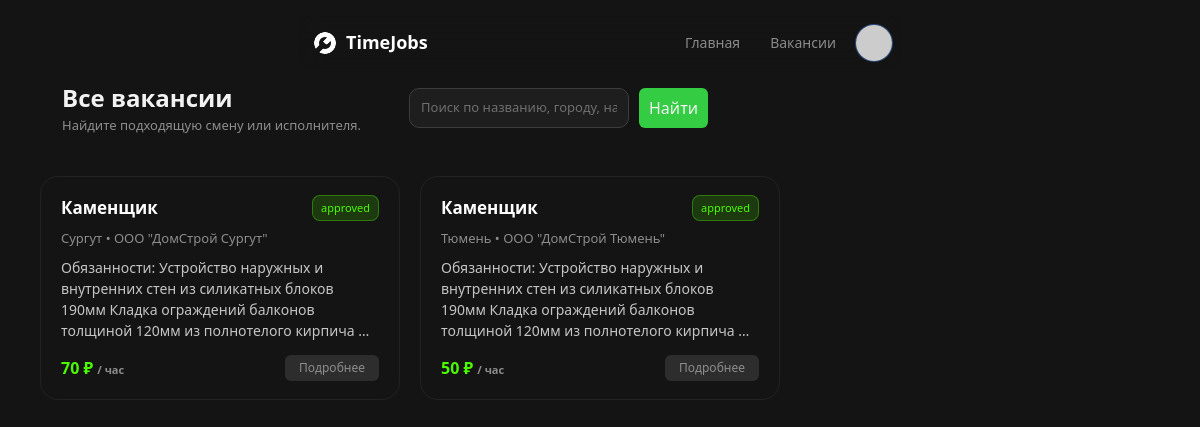
/vacancies, run on the app's committed database.
### app.py (models this page shows)
class Job(db.Model):
    id = db.Column(db.Integer, primary_key=True)
    employer_id = db.Column(db.Integer, db.ForeignKey('user.id'), nullable=False)
    title = db.Column(db.String(200), nullable=False)
    description = db.Column(db.Text)
    city = db.Column(db.String(120))
    specialization = db.Column(db.String(120))
    wage = db.Column(db.Float, default=0)
    pay_type = db.Column(db.String(20), default='shift')  # shift, hourly
    duration_days = db.Column(db.Integer, default=1)
    status = db.Column(db.String(20), default='pending')  # pending, approved, rejected
    created_at = db.Column(db.DateTime, default=datetime.datetime.utcnow)
    employer = db.relationship('User', backref='jobs')

### app.py (the view, shortened to what this page needs)
@app.route('/vacancies')
def vacancies():
    search = request.args.get('search', '').strip()
    query = Job.query.filter_by(status='approved')
    jobs = query.order_by(Job.created_at.desc()).all()
    return render_template('vacancies/list.html', jobs=jobs)

### app.py (called while the page is built)
@app.context_processor
def inject_globals():
    import urllib.parse
    def default_avatar(name):
        n = urllib.parse.quote_plus(name or "U")
        return f"https://ui-avatars.com/api/?background=4CFA00&color=fff&name={n}"
    return dict(current_user=current_user, default_avatar=default_avatar)

### templates/vacancies/list.html (shortened to what this page needs)
{% extends "base.html" %}
{% block content %}
<div class="profile-page">
    <div class="profile-inner">
        <div class="profile-hero">
            <div class="profile-hero-left">
                <div>
                    <h1 class="text-18-600" style="font-size: 24px;">Все вакансии</h1>
                    <p class="profile-text" style="font-size: 13px; color: hsl(var(--twc-grey-400));">
                        Найдите подходящую смену или исполнителя.
                    </p>
                </div>
            </div>
            <div class="profile-hero-right" style="gap: 10px;">
                <form method="get" action="{{ url_for('vacancies') }}" style="display: flex; gap: 10px; width: 100%; max-width: 360px;">
                    <input type="text" name="search"
                        value="{{ request.args.get('search', '') if request else '' }}"
                        placeholder="Поиск по названию, городу, навыкам..."
                        class="profile-input"
                        style="flex: 1;">
                    <button type="submit" class="ra-button preset primary">
                        Найти
                    </button>
                </form>
            </div>
        </div>
        {% if jobs %}
        <div class="vacancies-grid" style="
            display: grid;
            grid-template-columns: repeat(auto-fill, minmax(310px, 1fr));
            gap: 20px;
            margin-top: 20px;
        ">
            {% for job in jobs %}
            <a href="{{ url_for('vacancy_detail', job_id=job.id) }}"
               class="glass-card"
               style="
                    padding: 18px 20px;
                    border-radius: 18px;
                    color: white;
                    text-decoration: none;
                    display: block;
                    border: 1px solid rgba(255,255,255,0.06);
               ">
                <div style="display: flex; justify-content: space-between; align-items: flex-start; margin-bottom: 8px;">
                    <h2 class="text-18-600" style="font-size: 17px; font-weight: 600;">{{ job.title }}</h2>
                    {% if job.status %}
                        <span class="tag"
                              style="
                                font-size: 11px;
                                padding: 4px 8px;
                                border-radius: 8px;
                                border: 1px solid rgba(255,255,255,0.1);
                                {% if job.status == 'approved' %}
                                  background: rgba(76, 250, 0, 0.16);
                                  color: #4CFA00;
                                  border-color: rgba(76,250,0,0.35);
                                {% elif job.status == 'pending' %}
                                  background: rgba(250, 200, 0, 0.16);
                                  color: #FACC15;
                                  border-color: rgba(250,200,0,0.35);
                                {% else %}
                                  background: rgba(148,163,184,0.18);
                                  color: #A8B3CF;
                                  border-color: rgba(148,163,184,0.35);
                                {% endif %}
                              ">
                            {{ job.status }}
                        </span>
                    {% endif %}
                </div>
                <p class="profile-text" style="font-size: 13px; margin-bottom: 8px; color: hsl(var(--twc-grey-400));">
                    {{ job.city or 'Город не указан' }}
                    {% if job.specialization %} • {{ job.specialization }}{% endif %}
                </p>
                <p class="profile-text" style="font-size: 14px; color: hsl(var(--twc-grey-200)); margin-top: 6px;">
                    {{ job.description[:160] }}{% if job.description and job.description|length > 160 %}…{% endif %}
                </p>
                <div style="display: flex; justify-content: space-between; align-items: center; margin-top: 14px;">
                    <div style="color: var(--tj-accent); font-weight: 600;">
                        {{ '%.0f'|format(job.wage or 0) }} ₽
                        <span style="color: hsl(var(--twc-grey-400)); font-size: 11px;">
                            {% if job.pay_type == 'hourly' %}/ час{% else %}/ смена{% endif %}
                        </span>
                    </div>
                    <div class="ra-button preset default" style="padding: 4px 14px; font-size: 12px;">
                        Подробнее
                    </div>
                </div>
            </a>
            {% endfor %}
        </div>
        {% endif %}
    </div>
</div>
{% endblock %}

### templates/base.html (shortened to what this page needs)
<!doctype html>
<html lang="ru" device="tablet" data-theme="dark">
<head>
    <link rel="stylesheet" href="static/css/tj.css"/>
    <link rel="stylesheet" href="static/css/style.css"/>
</head>
<body version="8c0ff04">
<header data-v-477edc33="" class="header">
    <a data-v-477edc33="" aria-current="page" href="/" class="router-link-active router-link-exact-active logo">
        <img data-v-477edc33="" class="w-[26px] fill-white mt-0.5" src="/static/img/icons-job-48.png" />
        <p data-v-477edc33="" class="text-white text-18-600">TimeJobs</p>
    </a>
    <div data-v-477edc33="" class="buttons">
        <a data-v-477edc33="" href="{{ url_for('index') }}" class="">
            <button data-v-477edc33="" target="_blank" class="ra-button preset landing-tab">
                <div class="wrapper flex justify-center opacity-100 gap-1.5">Главная
                </div>
            </button>
        </a>
        <a data-v-477edc33="" href="{{ url_for('vacancies') }}" class="ra-button preset landing-tab">
            <div class="wrapper flex justify-center opacity-100 gap-1.5">Вакансии
            </div>
        </a>
        <div class="flex items-center gap-2">
            {% if current_user %}
            <a href="{{ url_for('profile') }}" title="Профиль">
                <img src="{{ current_user.avatar_url or current_user.avatar or default_avatar(current_user.name) }}"
                     class="w-9 h-9 rounded-full ring-1 ring-white/10 object-cover" />
            </a>
            {% endif %}
        </div>
    </div>
</header>
{% block content %}{% endblock %}
</body>
</html>

### static/css/style.css (style rules this page uses)
@media (min-width: 768px) { :root { --tj-accent: #4CFA00; } }
@media (min-width: 768px) { html[data-theme="dark"] body { --tw-bg-opacity: 1; background-color: hsl(var(--twc-grey-1000) / var(--tw-bg-opacity)); color: hsl(var(--twc-grey-50) / 1); } }
@media (min-width: 768px) { .profile-page { min-height: calc(100vh - 80px); padding: 40px 16px 56px; display: flex; justify-content: center; } }
@media (min-width: 768px) { .profile-inner { width: 100%; max-width: 1120px; } }
@media (min-width: 768px) { .profile-hero { margin-bottom: 20px; margin-top: 20px; border-radius: 18px; padding: 18px 20px; display: flex; flex-direction: column; gap: 16px; } }
@media (min-width: 768px) { .profile-hero-left { display: flex; align-items: center; gap: 14px; } }
@media (min-width: 768px) { .profile-hero-right { display: grid; grid-auto-flow: column; gap: 12px; align-items: flex-end; } }
@media (min-width: 768px) { .profile-input { width: 100%; border-radius: 10px; border: 1px solid hsl(var(--twc-grey-700) / 1); background-color: hsl(var(--twc-grey-900) / 1); color: #ffffff; font-size: 13px; padding: 8px 11px; outline: none; transition: border-color 0.15s ease, box-shadow 0.15s ease, background-color 0.15s ease; } }
@media (min-width: 768px) { .profile-input::placeholder { color: hsl(var(--twc-grey-500) / 1); } }
@media (min-width: 768px) { .profile-text { font-size: 13px; color: hsl(var(--twc-grey-200) / 1); } }

### data on the page
Job: title "Каменщик", status "approved", city "Сургут", specialization "ООО \"ДомСтрой Сургут\"", description "Обязанности: Устройство наружных и внутренних стен из силикатных блоков 190мм Кладка ограждений балконов толщиной 120мм из полнотелого кирпича", wage "70", pay_type "/ час"
Job: title "Каменщик", status "approved", city "Тюмень", specialization "ООО \"ДомСтрой Тюмень\"", description "Обязанности: Устройство наружных и внутренних стен из силикатных блоков 190мм Кладка ограждений балконов толщиной 120мм из полнотелого кирпича", wage "50", pay_type "/ час"
